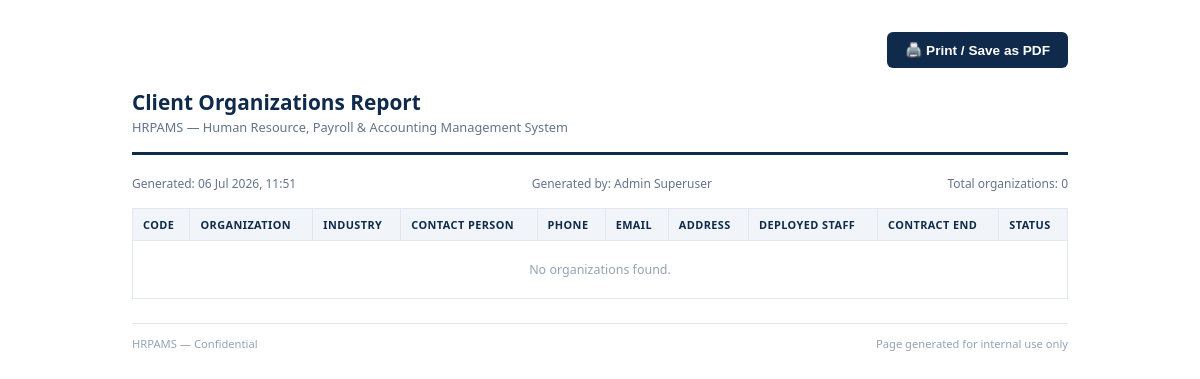
Before: /organization/organizations/print/ (signed in) with the older database file.
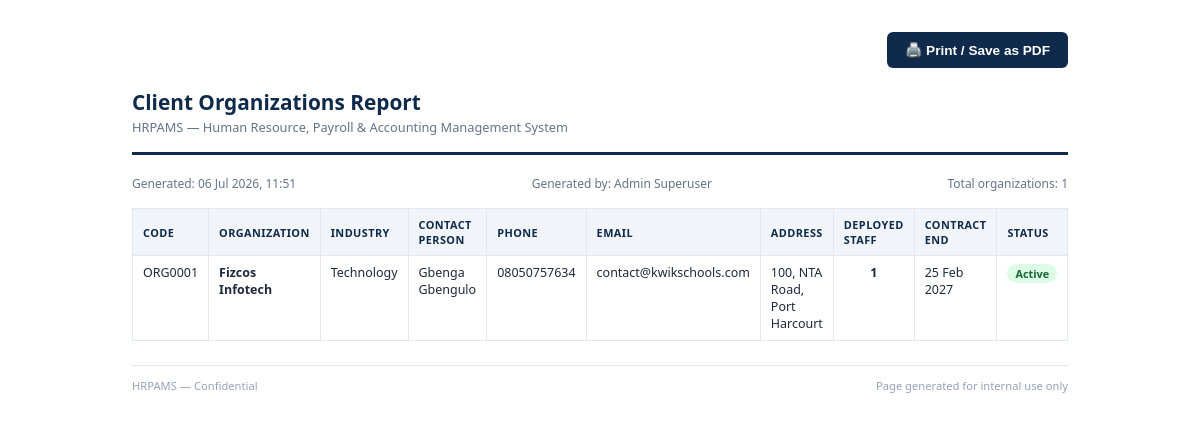
After: the same page with the newer database file.
### organization/models.py (models this page shows, shortened)
class Company(AuditableModel):
    name = models.CharField(max_length=100, unique=True)
    code = models.CharField(
        max_length=20,
        unique=True,
        db_index=True,
        blank=True,
        help_text="Automatically generated if left blank (e.g. ORG0001).",
    )
    industry = models.CharField(max_length=100, blank=True)
    description = models.TextField(max_length=200, blank=True)
    address = models.CharField(
        max_length=255,
        blank=True,
        help_text="Physical address — shown as a staff member's deployment location.",
    )
    contact_person = models.CharField(max_length=150, blank=True)
    phone = models.CharField(max_length=20, blank=True)
    email = models.EmailField(blank=True)
    contract_start_date = models.DateField(null=True, blank=True)
    contract_end_date = models.DateField(null=True, blank=True)
    status = models.CharField(
        max_length=20,
        choices=OrganizationStatus.choices,
        default=OrganizationStatus.ACTIVE,
    )
    logo = models.ImageField(
        upload_to=company_logo_upload_path,
        blank=True,
        null=True,
        validators=[
            FileExtensionValidator(IMAGE_EXTENSIONS),
            validate_file_size,
        ],
        help_text="Displayed on printable reports and client-facing pages.",
    )
    notes = models.TextField(blank=True)
    slug = models.SlugField(null=True, blank=True, help_text="Do not enter anything here")
    class Meta:
        verbose_name = "Organization"
        verbose_name_plural = "Organizations"

### organization/views.py (the view)
class OrganizationPrintView(LoginRequiredMixin, PermissionRequiredMixin, ListView):
    model = Company
    template_name = "organization/organization_print.html"
    context_object_name = "organizations"
    permission_required = "organization.view_company"
    def get_queryset(self):
        return _companies_with_deployed_count().order_by("name")
    def get_context_data(self, **kwargs):
        context = super().get_context_data(**kwargs)
        context["generated_at"] = timezone.now()
        context["generated_by"] = self.request.user
        return context

### dashboard/context_processors.py (called while the page is built)
def corporate_identity(request):
    try:
        identity = CorporateIdentity.get_default()
    except Exception as exc:
        logger.warning(
            "Unable to load Corporate Identity: %s",
            exc,
        )
        identity = None
    return {
        "corporate_info": identity,
    }

### dashboard/models.py (called while the page is built)
    @classmethod
    def get_default(cls) -> "CorporateIdentity | None":
        return (
            cls.objects.filter(is_default=True).first()
            or cls.objects.first()
        )

### organization/views.py (called while the page is built)
def _companies_with_deployed_count():
    return Company.objects.filter(is_active=True).annotate(
        deployed_staff_count=Count(
            "deployments", filter=Q(deployments__is_current=True), distinct=True
        )
    )

### organization/templates/organization/organization_print.html (shortened to what this page needs)
<!DOCTYPE html>
{% load static %}
<html lang="en">
<head>
</head>
<body>
  <div class="print-toolbar">
    <button class="print-btn" onclick="window.print()">
      🖨️ Print / Save as PDF
    </button>
  </div>
  <div class="letterhead">
    <div>
      <div class="letterhead-title">Client Organizations Report</div>
      <div class="letterhead-sub">HRPAMS — Human Resource, Payroll &amp; Accounting Management System</div>
    </div>
  </div>
  <div class="report-meta">
    <span>Generated: {{ generated_at|date:"d M Y, H:i" }}</span>
    <span>Generated by: {{ generated_by.get_full_name|default:generated_by.username }}</span>
    <span>Total organizations: {{ organizations|length }}</span>
  </div>
  <table>
    <thead>
      <tr>
        <th>Code</th>
        <th>Organization</th>
        <th>Industry</th>
        <th>Contact Person</th>
        <th>Phone</th>
        <th>Email</th>
        <th>Address</th>
        <th>Deployed Staff</th>
        <th>Contract End</th>
        <th>Status</th>
      </tr>
    </thead>
    <tbody>
      {% for org in organizations %}
      <tr>
        <td>{{ org.code }}</td>
        <td><strong>{{ org.name }}</strong></td>
        <td>{{ org.industry|default:"—" }}</td>
        <td>{{ org.contact_person|default:"—" }}</td>
        <td>{{ org.phone|default:"—" }}</td>
        <td>{{ org.email|default:"—" }}</td>
        <td>{{ org.address|default:"—" }}</td>
        <td style="text-align:center"><strong>{{ org.deployed_staff_count }}</strong></td>
        <td>{{ org.contract_end_date|date:"d M Y"|default:"—" }}</td>
        <td><span class="status-badge status-{{ org.status|slugify }}">{{ org.status }}</span></td>
      </tr>
      {% empty %}
      <tr><td colspan="10" style="text-align:center;padding:20px;color:#94A3B8">No organizations found.</td></tr>
      {% endfor %}
    </tbody>
  </table>
  <div class="report-footer">
    <span>HRPAMS — Confidential</span>
    <span>Page generated for internal use only</span>
  </div>
</body>
</html>

### organization/templates/organization/organization_print.html (style rules this page uses)
* { box-sizing: border-box; margin: 0; padding: 0; }
body { font-family: 'Segoe UI', Arial, sans-serif; color: #1E293B; padding: 32px; max-width: 1000px; margin: 0 auto; }
.print-toolbar { display: flex; justify-content: flex-end; gap: 10px; margin-bottom: 20px; }
.print-btn { background: #0F2A4A; color: #fff; border: none; border-radius: 6px; padding: 10px 18px; font-size: .85rem; font-weight: 600; cursor: pointer; }
.letterhead { display: flex; align-items: center; justify-content: space-between; border-bottom: 3px solid #0F2A4A; padding-bottom: 16px; margin-bottom: 20px; }
.letterhead-title { font-size: 1.3rem; font-weight: 800; color: #0F2A4A; }
.letterhead-sub { font-size: .8rem; color: #64748B; margin-top: 2px; }
.report-meta { display: flex; justify-content: space-between; font-size: .75rem; color: #64748B; margin-bottom: 16px; }
table { width: 100%; border-collapse: collapse; font-size: .78rem; }
thead th { text-align: left; background: #F1F5F9; color: #0F2A4A; font-size: .68rem; text-transform: uppercase; letter-spacing: .04em; padding: 8px 10px; border: 1px solid #E2E8F0; }
tbody td { padding: 8px 10px; border: 1px solid #E2E8F0; vertical-align: top; }
.status-badge { display: inline-block; padding: 2px 8px; border-radius: 999px; font-size: .68rem; font-weight: 700; }
.status-active { background: #DCFCE7; color: #166534; }
.report-footer { margin-top: 24px; padding-top: 12px; border-top: 1px solid #E2E8F0; display: flex; justify-content: space-between; font-size: .7rem; color: #94A3B8; }

Changed rows visible on the page:
added Company: code "ORG0001", name "Fizcos Infotech", industry "Technology", contact_person "Gbenga Gbengulo", phone "08050757634", email "contact@kwikschools.com", address "100, NTA Road, Port Harcourt", deployed_staff_count "1", contract_end_date "25 Feb 2027", status "Active"
Other visible differences:
{{ organizations|length }}: "0" → "1"
text no longer shown: "No organizations found."
